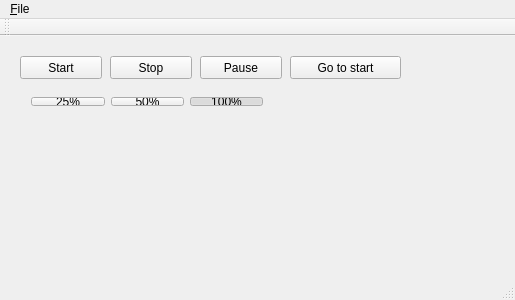
<?xml version="1.0" encoding="UTF-8"?>
<ui version="4.0">
 <class>MainWindow</class>
 <widget class="QMainWindow" name="MainWindow">
  <property name="geometry">
   <rect>
    <x>0</x>
    <y>0</y>
    <width>515</width>
    <height>300</height>
   </rect>
  </property>
  <property name="windowTitle">
   <string>MainWindow</string>
  </property>
  <widget class="QWidget" name="centralWidget">
   <widget class="QPushButton" name="start">
    <property name="geometry">
     <rect>
      <x>20</x>
      <y>20</y>
      <width>82</width>
      <height>23</height>
     </rect>
    </property>
    <property name="text">
     <string>Start</string>
    </property>
    <property name="icon">
     <iconset resource="resources.qrc">
      <normaloff>:/icons/media-playback-start-symbolic.symbolic.png</normaloff>:/icons/media-playback-start-symbolic.symbolic.png</iconset>
    </property>
    <property name="checkable">
     <bool>true</bool>
    </property>
   </widget>
   <widget class="QPushButton" name="stop">
    <property name="geometry">
     <rect>
      <x>110</x>
      <y>20</y>
      <width>82</width>
      <height>23</height>
     </rect>
    </property>
    <property name="text">
     <string>Stop</string>
    </property>
    <property name="icon">
     <iconset resource="resources.qrc">
      <normaloff>:/icons/media-playback-stop-symbolic.symbolic.png</normaloff>:/icons/media-playback-stop-symbolic.symbolic.png</iconset>
    </property>
   </widget>
   <widget class="QPushButton" name="togglePause">
    <property name="geometry">
     <rect>
      <x>200</x>
      <y>20</y>
      <width>82</width>
      <height>23</height>
     </rect>
    </property>
    <property name="text">
     <string>Pause</string>
    </property>
    <property name="icon">
     <iconset resource="resources.qrc">
      <normaloff>:/icons/media-playback-pause-symbolic.symbolic.png</normaloff>:/icons/media-playback-pause-symbolic.symbolic.png</iconset>
    </property>
    <property name="checkable">
     <bool>true</bool>
    </property>
   </widget>
   <widget class="QPushButton" name="goToStart">
    <property name="geometry">
     <rect>
      <x>290</x>
      <y>20</y>
      <width>111</width>
      <height>23</height>
     </rect>
    </property>
    <property name="text">
     <string>Go to start</string>
    </property>
    <property name="icon">
     <iconset resource="resources.qrc">
      <normaloff>:/icons/media-skip-forward-symbolic-rtl.symbolic.png</normaloff>:/icons/media-skip-forward-symbolic-rtl.symbolic.png</iconset>
    </property>
   </widget>
   <widget class="QWidget" name="horizontalLayoutWidget">
    <property name="geometry">
     <rect>
      <x>20</x>
      <y>50</y>
      <width>254</width>
      <height>31</height>
     </rect>
    </property>
    <layout class="QHBoxLayout" name="horizontalLayout">
     <item>
      <widget class="QPushButton" name="speed25">
       <property name="text">
        <string>25%</string>
       </property>
       <property name="checkable">
        <bool>true</bool>
       </property>
       <property name="autoExclusive">
        <bool>true</bool>
       </property>
      </widget>
     </item>
     <item>
      <widget class="QPushButton" name="speed50">
       <property name="text">
        <string>50%</string>
       </property>
       <property name="checkable">
        <bool>true</bool>
       </property>
       <property name="autoExclusive">
        <bool>true</bool>
       </property>
      </widget>
     </item>
     <item>
      <widget class="QPushButton" name="speed100">
       <property name="text">
        <string>100%</string>
       </property>
       <property name="checkable">
        <bool>true</bool>
       </property>
       <property name="checked">
        <bool>true</bool>
       </property>
       <property name="autoExclusive">
        <bool>true</bool>
       </property>
      </widget>
     </item>
    </layout>
   </widget>
   <widget class="AudioWaveWidget" name="wave" native="true">
    <property name="geometry">
     <rect>
      <x>40</x>
      <y>100</y>
      <width>421</width>
      <height>101</height>
     </rect>
    </property>
   </widget>
  </widget>
  <widget class="QMenuBar" name="menuBar">
   <property name="geometry">
    <rect>
     <x>0</x>
     <y>0</y>
     <width>515</width>
     <height>22</height>
    </rect>
   </property>
   <widget class="QMenu" name="menuFile">
    <property name="title">
     <string>&amp;File</string>
    </property>
    <addaction name="openFile"/>
   </widget>
   <addaction name="menuFile"/>
  </widget>
  <widget class="QToolBar" name="mainToolBar">
   <attribute name="toolBarArea">
    <enum>TopToolBarArea</enum>
   </attribute>
   <attribute name="toolBarBreak">
    <bool>false</bool>
   </attribute>
  </widget>
  <widget class="QStatusBar" name="statusBar"/>
  <action name="openFile">
   <property name="text">
    <string>&amp;Open</string>
   </property>
  </action>
 </widget>
 <layoutdefault spacing="6" margin="11"/>
 <customwidgets>
  <customwidget>
   <class>AudioWaveWidget</class>
   <extends>QWidget</extends>
   <header>AudioWaveWidget.h</header>
   <container>1</container>
  </customwidget>
 </customwidgets>
 <resources>
  <include location="resources.qrc"/>
 </resources>
 <connections/>
</ui>
